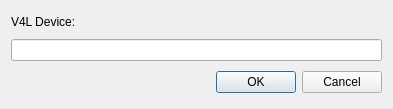
<ui version="4.0" >
 <class>Dialog</class>
 <widget class="QDialog" name="Dialog" >
  <property name="geometry" >
   <rect>
    <x>0</x>
    <y>0</y>
    <width>393</width>
    <height>109</height>
   </rect>
  </property>
  <property name="windowTitle" >
   <string>Open V4L Device</string>
  </property>
  <layout class="QGridLayout" name="gridLayout_2" >
   <item row="0" column="0" >
    <layout class="QGridLayout" name="gridLayout" >
     <item row="1" column="0" >
      <widget class="QLineEdit" name="lineEdit" />
     </item>
     <item row="0" column="0" >
      <widget class="QLabel" name="label" >
       <property name="text" >
        <string>V4L Device:</string>
       </property>
      </widget>
     </item>
    </layout>
   </item>
   <item row="1" column="0" >
    <layout class="QHBoxLayout" >
     <property name="spacing" >
      <number>6</number>
     </property>
     <property name="margin" >
      <number>0</number>
     </property>
     <item>
      <spacer>
       <property name="orientation" >
        <enum>Qt::Horizontal</enum>
       </property>
       <property name="sizeHint" stdset="0" >
        <size>
         <width>131</width>
         <height>31</height>
        </size>
       </property>
      </spacer>
     </item>
     <item>
      <widget class="QPushButton" name="okButton" >
       <property name="text" >
        <string>OK</string>
       </property>
      </widget>
     </item>
     <item>
      <widget class="QPushButton" name="cancelButton" >
       <property name="text" >
        <string>Cancel</string>
       </property>
      </widget>
     </item>
    </layout>
   </item>
  </layout>
 </widget>
 <resources/>
 <connections>
  <connection>
   <sender>cancelButton</sender>
   <signal>clicked()</signal>
   <receiver>Dialog</receiver>
   <slot>reject()</slot>
   <hints>
    <hint type="sourcelabel" >
     <x>369</x>
     <y>253</y>
    </hint>
    <hint type="destinationlabel" >
     <x>179</x>
     <y>282</y>
    </hint>
   </hints>
  </connection>
 </connections>
</ui>
